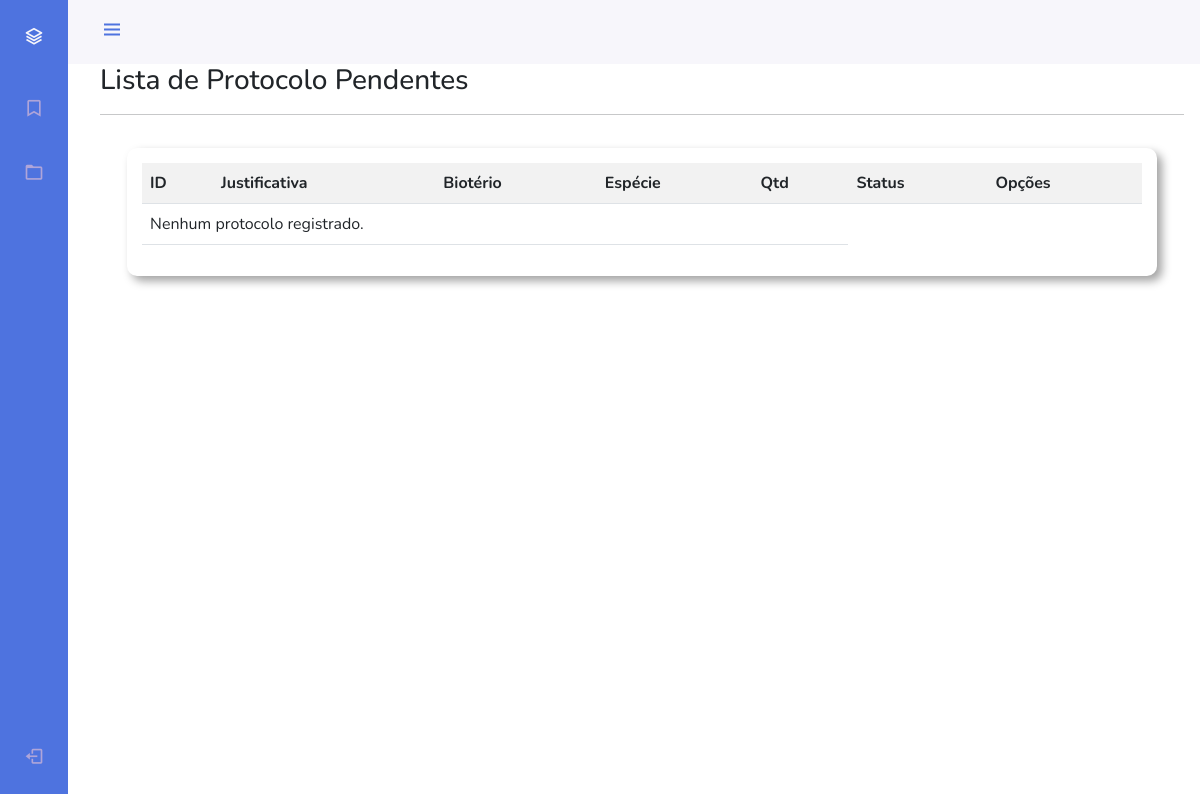
Before: /listar/protocolo-pendente/ (signed in) with the older database file.
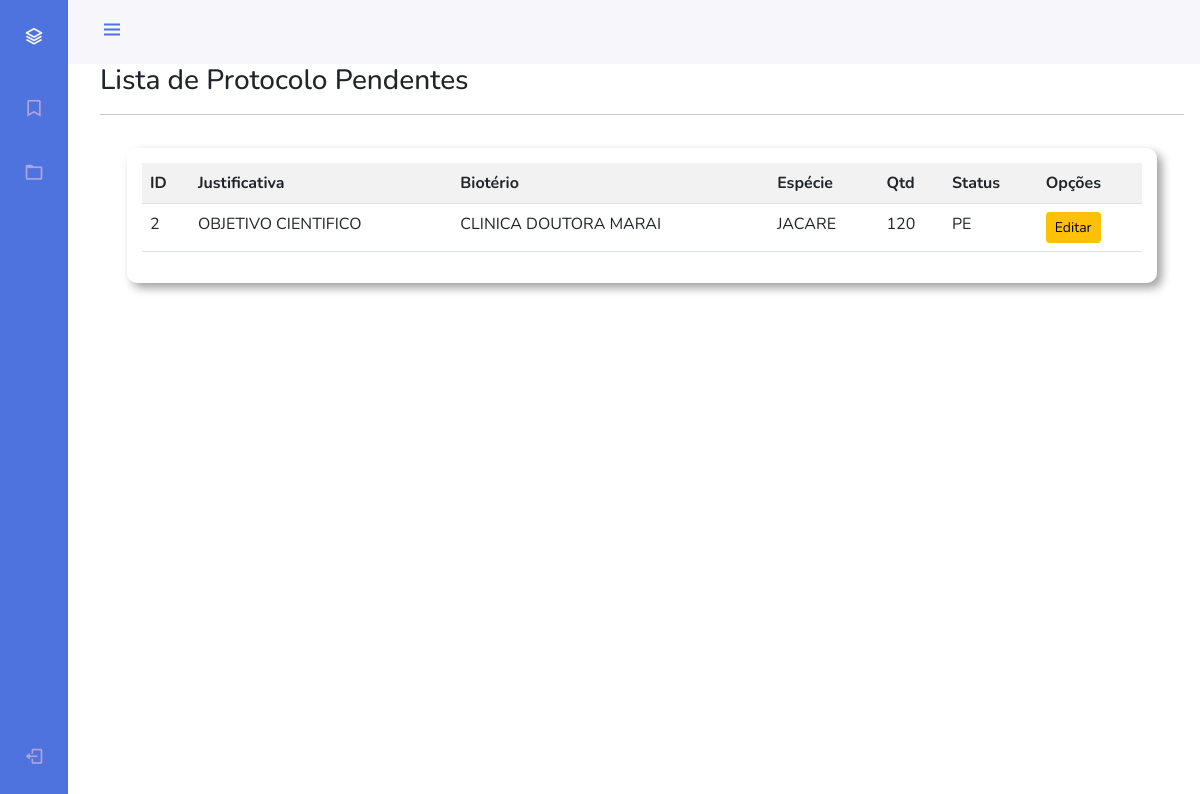
After: the same page with the newer database file.
### Pesquisador/models.py (models this page shows, shortened)
class Protocolo(models.Model):
    STATUS_CHOICES = [
    ('AP', 'APROVADO'),
    ('RE', 'REPROVADO'),
    ('PE', 'PENDENTE'),
]
    titulo_protocolo = models.CharField('Titulo', max_length=100, null=True)
    justificativa = models.CharField('Justificativa',max_length=100)
    bioterio = models.ForeignKey(Bioterio, on_delete=models.CASCADE, null=True)
    resumo = models.TextField("Resumo em Português")
    resumo_en = models.TextField("Resumo em Inglês")
    data_inicio = models.DateField("Data de Início")
    data_termino = models.DateField("Data de Termino")
    especie = models.CharField("Espécie", max_length=50)
    quantidade = models.IntegerField()
    status = models.CharField(max_length=2, choices=STATUS_CHOICES, default='PE', blank=True)

class Bioterio(models.Model):
    nome_bioterio = models.CharField('Bioterio', max_length=100)
    cnpj = models.CharField('CNPJ', max_length=100)
    rua = models.CharField('Rua', max_length=100)
    numero = models.CharField('Número', max_length=100)
    bairro = models.CharField('Bairro', max_length=100)
    cidade = models.CharField('Municipio', max_length=100)
    estado = models.CharField('Estado', max_length=100)
    def __str__(self):
        return self.nome_bioterio

### secretaria/views.py (the view)
# urls.py: path('listar/protocolo-pendente/', views.ProtocolPendList.as_view(), name="protocolo-pendente"),
class ProtocolPendList(ListView):
    model = Protocolo
    template_name = 'secretaria/pendentes/lista-protocolo-pe.html'
    def get_queryset(self):
        return Protocolo.objects.filter(status="PE")

### template/secretaria/pendentes/lista-protocolo-pe.html
{% extends 'model-page.html'%}
{% load static %}
{% load crispy_forms_tags %}
{% block conteudo %}
{% if request.user.groups.all.0.name == "Secretária" %}
<link rel="stylesheet" href="{% static 'css/section.css' %}">
<h3>Lista de Protocolo Pendentes</h3>
<hr>
<hr style="color: white;">
<section style="margin-top: 10px;">
    <div class="table-responsive">
        <table class="table table-striped">
            <tr>
                <th>ID</th>
                <th>Justificativa</th>
                <th>Biotério</th>
                <th>Espécie</th>
                <th>Qtd</th>
                <th>Status</th>
                <th>Opções</th>
            </tr>
            {% for protocolo in object_list %}
            <tr>
                <td>{{ protocolo.id }}</td>
                <td>{{ protocolo.justificativa }}</td>
                <td>{{ protocolo.bioterio }}</td>
                <td>{{ protocolo.especie }}</td>
                <td>{{ protocolo.quantidade }}</td>
                <td>{{ protocolo.status }}</td>
                <td>
                 <a href="{% url 'editar-protocolo' protocolo.pk %}" class="btn btn-warning btn-sm" >Editar</a>
                </td>
            </tr>
            {% empty %}
            <tr>
                <td colspan="5">Nenhum protocolo registrado.</td>
            </tr>
            {% endfor %}
        </table>
    </div>
    {% else %}
        <a href="{% url 'logout' %}" class="btn btn-primary" >Logout</a>
        <hr>
        <h2>Você não tem permissão por favor faça o login como Secretária</h2>
    {% endif %}
</section>
{% endblock %}

Changed rows visible on the page:
added Protocolo: id "2", justificativa "OBJETIVO CIENTIFICO", bioterio "CLINICA DOUTORA MARAI", especie "JACARE", quantidade "120", status "PE"
Other visible differences:
text no longer shown: "Nenhum protocolo registrado."
